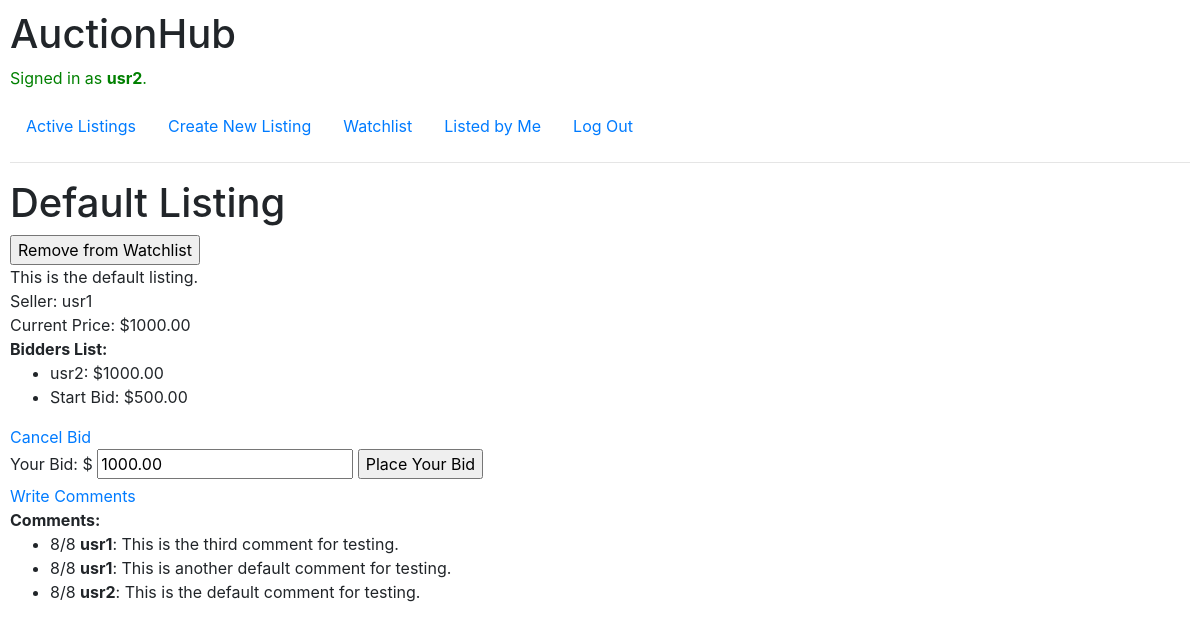
The page /placebid/1 (signed in) on the database its author committed.
### auctions/models.py (models this page shows, shortened)
class User(AbstractUser):
    username = models.CharField(max_length=64, unique=True)
    email = models.EmailField()
    password = models.CharField(max_length=64)

class Listing(models.Model):
    seller = models.ForeignKey(User, on_delete=models.CASCADE, related_name="sellers")
    title = models.CharField(max_length=200)
    description = models.TextField()
    startBid = models.DecimalField(default=0, max_digits=10, decimal_places=2)
    finished = models.BooleanField(default=False)

class Bid(models.Model):
    bidder = models.ForeignKey(User, on_delete=models.CASCADE, related_name="bidders")
    belonging = models.ForeignKey(Listing, on_delete=models.CASCADE, related_name="bids")
    curBid = models.DecimalField(default=0, max_digits=10, decimal_places=2)

class Comment(models.Model):
    writer = models.ForeignKey(User, on_delete=models.CASCADE, related_name="writers")
    target = models.ForeignKey(Listing, on_delete=models.CASCADE, related_name="targets")
    content = models.TextField()
    created_at = models.DateTimeField(auto_now_add=True)

### auctions/views.py (the view)
# urls.py: path("placebid/<str:identity>", views.place_bid, name="placebid"),
@login_required
def place_bid(request, identity):
    user = request.user
    listing = get_object_or_404(Listing, id=identity)
    if listing.finished:
        raise Http404("Cannot bid on a closed listing!")
    if user.id == listing.seller.id:
        raise Http404("Seller cannot place a bid!")
    if request.method == "POST":
        yourbid = request.POST["yourbid"]
        curbid = get_cur_bid(listing)
        if not (Decimal(yourbid) > Decimal(curbid)):
            message = "Your bid must be larger than the current bid!"
            return display_render(request, listing, "placebid", message=message)
        newbid = Bid(bidder=user, belonging=listing, curBid=yourbid)
        newbid.save()
        return HttpResponseRedirect(reverse('display', args=[identity]))
    else:
        return display_render(request, listing, "placebid")

### auctions/views.py (called while the page is built)
def get_cur_bid(listing):
    bids = Bid.objects.filter(belonging=listing)
    return bids.last().curBid if bids else listing.startBid

def display_render(request, listing, filename, message=None):
    parameters = {
        "listing": listing,
        "price": get_cur_bid(listing),
        "bidders": Bid.objects.filter(belonging=listing)[::-1],
        "exist": Watchlist.objects.filter(creator=request.user, belonging=listing).exists(),
        "owner": request.user.id == listing.seller.id,
        "comments": Comment.objects.filter(target=listing).all()[::-1]
    }
    if message:
        parameters["message"] = message
    return render(request, f"auctions/{filename}.html", parameters)

### auctions/templates/auctions/placebid.html (shortened to what this page needs)
{% extends "auctions/display.html" %}
{% block hide%}
    <div>
        <a href="{% url 'display' listing.id %}">Cancel Bid</a>
    </div>
{% endblock %}
{% block placebid %}
    <form action="{% url 'placebid' listing.id %}" method="post">
        <label for="yourbid">Your Bid: $</label>
        <input type="number" id="yourbid" name="yourbid" value={{ price }} step="0.01" max="99999.99">
        <input type="submit" id="submit" value="Place Your Bid">
    </form>
{% endblock %}

### auctions/templates/auctions/display.html (shortened to what this page needs)
{% extends "auctions/layout.html" %}
{% block body %}
    <h1>{{ listing.title }}</h1>
    <form action="{% url 'changewl' %}" method="post">
        {% if exist %}
            <input type="submit" name="submit" value="Remove from Watchlist">
        {% else %}
            <input type="submit" name="submit" value="Add to Watchlist">
        {% endif %}
    </form>
    <div>{{ listing.description }}</div>
    <div>Seller: {{ listing.seller.username }}</div>
    <div>Current Price: ${{ price }}</div>
    {% block active %}
        <div>
            <strong>Bidders List: </strong>
            <ul>
                {% for bid in bidders %}
                    <li>{{ bid.bidder.username }}: ${{ bid.curBid }}</li>
                {% endfor %}
                <li>Start Bid: ${{ listing.startBid }}</li>
            </ul>
        </div>
        {% if not owner %}
            {% block hide %}{% endblock %}
        {% endif %}
        {% block placebid %}
        {% endblock %}
    {% endblock %}
    {% if not listing.finished %}
        {% block cancel_comm %}
            <a href="{% url 'comment' listing.id %}">Write Comments</a>
        {% endblock %}
    {% endif %}
    <div>
        <strong>Comments: </strong>
        <ul>
            {% for comm in comments %}
                <li>{{ comm.created_at.month }}/{{ comm.created_at.day }} <strong>{{ comm.writer.username }}</strong>: {{ comm.content }}</li>
            {% endfor %}
        </ul>
    </div>
{% endblock %}

### auctions/templates/auctions/layout.html (shortened to what this page needs)
{% load static %}
<!DOCTYPE html>
<html lang="en">
    <head>
        <link rel="stylesheet" href="https://stackpath.bootstrapcdn.com/bootstrap/4.4.1/css/bootstrap.min.css">
        <link href="{% static 'auctions/styles.css' %}" rel="stylesheet">
    </head>
    <body>
        <h1>AuctionHub</h1>
        <div>
            {% if user.is_authenticated %}
                <p class="green-text">Signed in as <strong>{{ user.username }}</strong>.</p>
            {% else %}
                <p class="red-text">Not signed in.</p>
            {% endif %}
        </div>
        <ul class="nav">
            <li class="nav-item">
                <a class="nav-link" href="{% url 'index' %}">Active Listings</a>
            </li>
            <li class="nav-item">
                <a class="nav-link" href="{% url 'create' %}">Create New Listing</a>
            </li>
            <li class="nav-item">
                <a class="nav-link" href="{% url 'showwatchlist' %}">Watchlist</a>
            </li>
            <li class="nav-item">
                <a class="nav-link" href="{% url 'selllist' %}">Listed by Me</a>
            </li>
            {% if user.is_authenticated %}
                <li class="nav-item">
                    <a class="nav-link" href="{% url 'logout' %}">Log Out</a>
                </li>
            {% endif %}
        </ul>
        <hr>
        {% block body %}
        {% endblock %}
    </body>
</html>

### auctions/static/auctions/styles.css (style rules this page uses)
body { padding: 10px; }

### auctions/templates/auctions/layout.html (style rules this page uses)
body { padding: 10px; }
.green-text { color: green; }

### rows shown on the page
User: username "usr2"
Listing: title "Default Listing", description "This is the default listing.", seller.username "usr1", startBid "500.00"
Bid: curBid "1000.00", bidder.username "usr2", yourbid "1000.00"
Comment: created_at.month "8", created_at.day "8", writer.username "usr1", content "This is the third comment for testing."
Comment: created_at.month "8", created_at.day "8", writer.username "usr1", content "This is another default comment for testing."
Comment: created_at.month "8", created_at.day "8", writer.username "usr2", content "This is the default comment for testing."
